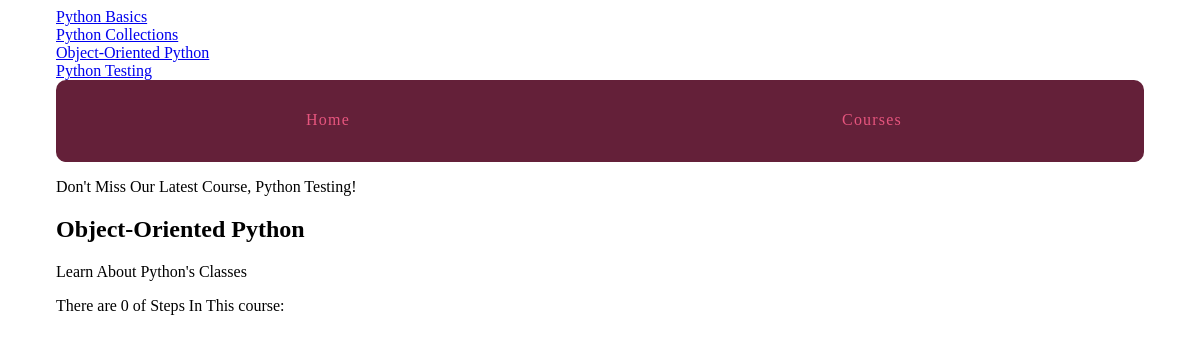
Before: /courses/3/ with the older database file.
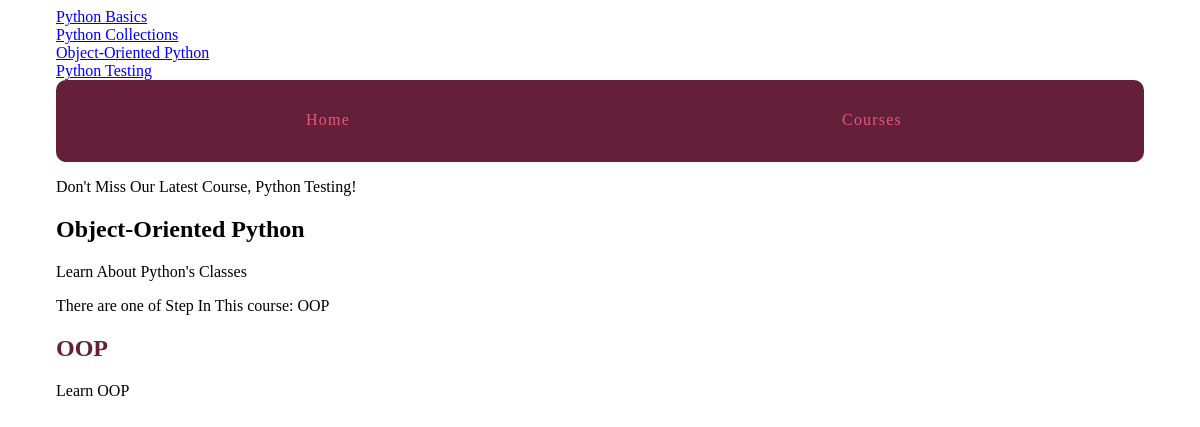
After: the same page with the newer database file.
### courses/models.py (models this page shows)
class Course(models.Model):
	created_at = models.DateTimeField(auto_now_add=True)
	title = models.CharField(max_length=255)
	description = models.TextField()
	def __str__(self):
		return self.title

class Step(models.Model):
	title = models.CharField(max_length=255)
	description = models.TextField()
	content = models.TextField(blank=True, default='')
	order = models.IntegerField(default=0)
	course = models.ForeignKey(Course)
	class Meta:
		ordering = ['order', ]
	def __str__(self):
		return self.title

### courses/views.py (the view)
# urls.py: url(r'(?P<pk>\d+)/$', views.course_detail, name='detail'),
def course_detail(request, pk):
	course = get_object_or_404(Course, pk=pk)
	return render(request, 'courses/course_detail.html', {'course': course})

### courses/templatetags/course_extras.py (called while the page is built)
@register.simple_tag
def newest_course():
	return Course.objects.latest('created_at')

@register.inclusion_tag('courses/course_nav.html')
def nav_courses_list():
	courses = Course.objects.all()
	return {'courses': courses}

@register.filter('markdown_to_html')
def markdown_to_html(markdown_text):
	html_body = markdown2.markdown(markdown_text)
	return mark_safe(html_body)

### courses/templates/courses/course_detail.html (shortened to what this page needs)
{% extends 'layout.html' %}
{% load humanize course_extras %}
{% block content %}
<article>
	<h2>{{course.title}}</h2>
	{{ course.description|markdown_to_html }}
	<p>There are {{ course.step_set.count|apnumber }} of Step{{ course.step_set.count|pluralize }} In This course: {{ course.step_set.all|join:", " }}</p>
	<section>
		{% for step in course.step_set.all %}
		<h2><a href="{% url 'courses:step' course_pk=step.course.pk step_pk=step.pk %}">{{ step.title }}</a></h2>
		{{ step.description }}
		{% endfor %}
	</section>
</article>
{% endblock %}

### templates/layout.html (shortened to what this page needs)
{% load static from staticfiles %}
{% load course_extras %}
<!DOCTYPE html>
<html>
	<head>
		<link rel='stylesheet' href="{% static 'css/layout.css' %}">
	</head>
	<body>
	<div class='site-container'>
		<div>{% nav_courses_list %}
		<nav>
			<a href="{% url 'views.hello_world' %}">Home</a>
			<a href="{% url 'courses:list' %}">Courses</a>
		</nav>
	<p>Don't Miss Our Latest Course, {% newest_course %}!</p>
	{% block content %}{% endblock content %}
	</div>
	</body>
</html>

### courses/templates/courses/course_nav.html
{% for course in courses %}
	<div><a href="{% url 'courses:detail' pk=course.pk %}" >{{ course.title }}</a></div>
{% endfor %}

### assets/css/layout.css (style rules this page uses)
html { box-sizing: border-box; }
*, *::after, *::before { box-sizing: inherit; }
.site-container { max-width: 68em; margin-left: auto; margin-right: auto; }
.site-container::after { clear: both; content: ""; display: table; }
.site-container nav { width: 100%; display: table; width: 100%; table-layout: fixed; border-bottom-left-radius: 10px; border-bottom-right-radius: 10px; border-top-left-radius: 10px; border-top-right-radius: 10px; border-bottom-left-radius: 10px; border-top-left-radius: 10px; border-bottom-right-radius: 10px; border-top-right-radius: 10px; background-color: #642039; margin-bottom: 1em; overflow: hidden; }
.site-container nav a { display: table-cell; width: 8.33333%; padding: 10px; border-bottom: 2px solid #642039; color: #e6557e; letter-spacing: 0.075em; line-height: 60px; text-align: center; text-decoration: none; }
article h2 a, article h3 a { color: #642039; text-decoration: none; }

Changed rows visible on the page:
shown differently, row unchanged: Course "Object-Oriented Python": step_set.count|apnumber "0" → "one"; step_set.all (not shown) → "OOP"
added Step: title "OOP", description "Learn OOP"
